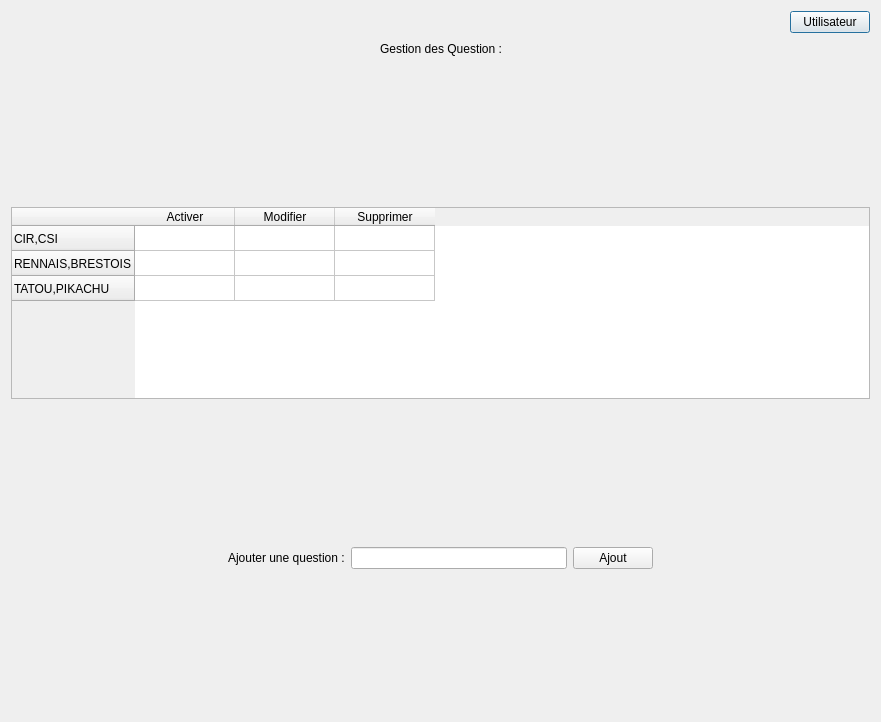
<?xml version="1.0" encoding="UTF-8"?>
<ui version="4.0">
 <class>Question</class>
 <widget class="QDialog" name="Question">
  <property name="geometry">
   <rect>
    <x>0</x>
    <y>0</y>
    <width>881</width>
    <height>722</height>
   </rect>
  </property>
  <property name="windowTitle">
   <string>Dialog</string>
  </property>
  <layout class="QVBoxLayout" name="verticalLayout">
   <item>
    <layout class="QHBoxLayout" name="Header">
     <item>
      <spacer name="horizontalSpacer_4">
       <property name="orientation">
        <enum>Qt::Horizontal</enum>
       </property>
       <property name="sizeHint" stdset="0">
        <size>
         <width>40</width>
         <height>20</height>
        </size>
       </property>
      </spacer>
     </item>
     <item>
      <widget class="QLabel" name="Logo">
       <property name="text">
        <string/>
       </property>
       <property name="pixmap">
        <pixmap>logo.png</pixmap>
       </property>
      </widget>
     </item>
     <item>
      <spacer name="horizontalSpacer">
       <property name="orientation">
        <enum>Qt::Horizontal</enum>
       </property>
       <property name="sizeHint" stdset="0">
        <size>
         <width>40</width>
         <height>20</height>
        </size>
       </property>
      </spacer>
     </item>
     <item>
      <widget class="QPushButton" name="Utilisateur">
       <property name="text">
        <string>Utilisateur</string>
       </property>
      </widget>
     </item>
    </layout>
   </item>
   <item>
    <layout class="QHBoxLayout" name="TITRE">
     <item>
      <spacer name="horizontalSpacer_7">
       <property name="orientation">
        <enum>Qt::Horizontal</enum>
       </property>
       <property name="sizeHint" stdset="0">
        <size>
         <width>40</width>
         <height>20</height>
        </size>
       </property>
      </spacer>
     </item>
     <item>
      <widget class="QLabel" name="label">
       <property name="text">
        <string>Gestion des Question :</string>
       </property>
      </widget>
     </item>
     <item>
      <spacer name="horizontalSpacer_8">
       <property name="orientation">
        <enum>Qt::Horizontal</enum>
       </property>
       <property name="sizeHint" stdset="0">
        <size>
         <width>40</width>
         <height>20</height>
        </size>
       </property>
      </spacer>
     </item>
    </layout>
   </item>
   <item>
    <spacer name="verticalSpacer">
     <property name="orientation">
      <enum>Qt::Vertical</enum>
     </property>
     <property name="sizeHint" stdset="0">
      <size>
       <width>20</width>
       <height>82</height>
      </size>
     </property>
    </spacer>
   </item>
   <item>
    <layout class="QHBoxLayout" name="QUESTION">
     <item>
      <widget class="QTableWidget" name="tableWidget">
       <property name="acceptDrops">
        <bool>false</bool>
       </property>
       <property name="dragDropMode">
        <enum>QAbstractItemView::NoDragDrop</enum>
       </property>
       <property name="showGrid">
        <bool>true</bool>
       </property>
       <attribute name="verticalHeaderDefaultSectionSize">
        <number>25</number>
       </attribute>
       <attribute name="verticalHeaderMinimumSectionSize">
        <number>25</number>
       </attribute>
       <row>
        <property name="text">
         <string>CIR,CSI</string>
        </property>
       </row>
       <row>
        <property name="text">
         <string>RENNAIS,BRESTOIS</string>
        </property>
       </row>
       <row>
        <property name="text">
         <string>TATOU,PIKACHU</string>
        </property>
       </row>
       <column>
        <property name="text">
         <string>Activer</string>
        </property>
       </column>
       <column>
        <property name="text">
         <string>Modifier</string>
        </property>
       </column>
       <column>
        <property name="text">
         <string>Supprimer</string>
        </property>
       </column>
      </widget>
     </item>
    </layout>
   </item>
   <item>
    <spacer name="verticalSpacer_3">
     <property name="orientation">
      <enum>Qt::Vertical</enum>
     </property>
     <property name="sizeHint" stdset="0">
      <size>
       <width>20</width>
       <height>82</height>
      </size>
     </property>
    </spacer>
   </item>
   <item>
    <layout class="QHBoxLayout" name="AJOUTQUESTION">
     <item>
      <spacer name="horizontalSpacer_2">
       <property name="orientation">
        <enum>Qt::Horizontal</enum>
       </property>
       <property name="sizeHint" stdset="0">
        <size>
         <width>40</width>
         <height>20</height>
        </size>
       </property>
      </spacer>
     </item>
     <item>
      <widget class="QLabel" name="label_2">
       <property name="text">
        <string>Ajouter une question :</string>
       </property>
      </widget>
     </item>
     <item>
      <widget class="QLineEdit" name="AjoutQuestion"/>
     </item>
     <item>
      <widget class="QPushButton" name="pushButton">
       <property name="text">
        <string>Ajout</string>
       </property>
      </widget>
     </item>
     <item>
      <spacer name="horizontalSpacer_3">
       <property name="orientation">
        <enum>Qt::Horizontal</enum>
       </property>
       <property name="sizeHint" stdset="0">
        <size>
         <width>40</width>
         <height>20</height>
        </size>
       </property>
      </spacer>
     </item>
    </layout>
   </item>
   <item>
    <spacer name="verticalSpacer_2">
     <property name="orientation">
      <enum>Qt::Vertical</enum>
     </property>
     <property name="sizeHint" stdset="0">
      <size>
       <width>20</width>
       <height>83</height>
      </size>
     </property>
    </spacer>
   </item>
  </layout>
 </widget>
 <resources/>
 <connections/>
</ui>
